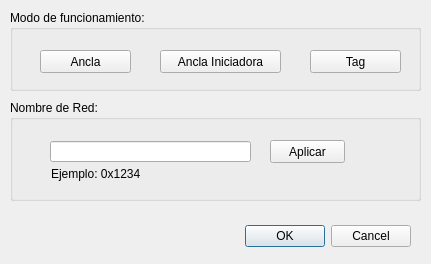
<?xml version="1.0" encoding="UTF-8"?>
<ui version="4.0">
 <class>Dialog_deviceconfig</class>
 <widget class="QDialog" name="Dialog_deviceconfig">
  <property name="geometry">
   <rect>
    <x>0</x>
    <y>0</y>
    <width>431</width>
    <height>264</height>
   </rect>
  </property>
  <property name="windowTitle">
   <string>Dialog</string>
  </property>
  <widget class="QDialogButtonBox" name="buttonBox">
   <property name="geometry">
    <rect>
     <x>70</x>
     <y>220</y>
     <width>341</width>
     <height>32</height>
    </rect>
   </property>
   <property name="orientation">
    <enum>Qt::Horizontal</enum>
   </property>
   <property name="standardButtons">
    <set>QDialogButtonBox::Cancel|QDialogButtonBox::Ok</set>
   </property>
  </widget>
  <widget class="QGroupBox" name="groupBox">
   <property name="geometry">
    <rect>
     <x>10</x>
     <y>10</y>
     <width>411</width>
     <height>81</height>
    </rect>
   </property>
   <property name="title">
    <string>Modo de funcionamiento:</string>
   </property>
   <widget class="QPushButton" name="pushButton">
    <property name="geometry">
     <rect>
      <x>30</x>
      <y>40</y>
      <width>91</width>
      <height>23</height>
     </rect>
    </property>
    <property name="text">
     <string>Ancla</string>
    </property>
   </widget>
   <widget class="QPushButton" name="pushButton_2">
    <property name="geometry">
     <rect>
      <x>150</x>
      <y>40</y>
      <width>121</width>
      <height>23</height>
     </rect>
    </property>
    <property name="text">
     <string>Ancla Iniciadora</string>
    </property>
   </widget>
   <widget class="QPushButton" name="pushButton_3">
    <property name="geometry">
     <rect>
      <x>300</x>
      <y>40</y>
      <width>91</width>
      <height>23</height>
     </rect>
    </property>
    <property name="text">
     <string>Tag</string>
    </property>
   </widget>
  </widget>
  <widget class="QGroupBox" name="groupBox_2">
   <property name="geometry">
    <rect>
     <x>10</x>
     <y>100</y>
     <width>411</width>
     <height>101</height>
    </rect>
   </property>
   <property name="title">
    <string>Nombre de Red:</string>
   </property>
   <widget class="QLineEdit" name="lineEdit">
    <property name="geometry">
     <rect>
      <x>40</x>
      <y>41</y>
      <width>201</width>
      <height>21</height>
     </rect>
    </property>
    <property name="text">
     <string/>
    </property>
   </widget>
   <widget class="QPushButton" name="pushButton_4">
    <property name="geometry">
     <rect>
      <x>260</x>
      <y>40</y>
      <width>75</width>
      <height>23</height>
     </rect>
    </property>
    <property name="text">
     <string>Aplicar</string>
    </property>
   </widget>
   <widget class="QLabel" name="label">
    <property name="geometry">
     <rect>
      <x>41</x>
      <y>66</y>
      <width>111</width>
      <height>16</height>
     </rect>
    </property>
    <property name="text">
     <string>Ejemplo: 0x1234</string>
    </property>
   </widget>
   <widget class="QLabel" name="label_2">
    <property name="geometry">
     <rect>
      <x>170</x>
      <y>67</y>
      <width>101</width>
      <height>16</height>
     </rect>
    </property>
    <property name="font">
     <font>
      <bold>true</bold>
     </font>
    </property>
    <property name="text">
     <string/>
    </property>
   </widget>
  </widget>
 </widget>
 <resources/>
 <connections>
  <connection>
   <sender>buttonBox</sender>
   <signal>accepted()</signal>
   <receiver>Dialog_deviceconfig</receiver>
   <slot>accept()</slot>
   <hints>
    <hint type="sourcelabel">
     <x>248</x>
     <y>254</y>
    </hint>
    <hint type="destinationlabel">
     <x>157</x>
     <y>274</y>
    </hint>
   </hints>
  </connection>
  <connection>
   <sender>buttonBox</sender>
   <signal>rejected()</signal>
   <receiver>Dialog_deviceconfig</receiver>
   <slot>reject()</slot>
   <hints>
    <hint type="sourcelabel">
     <x>316</x>
     <y>260</y>
    </hint>
    <hint type="destinationlabel">
     <x>286</x>
     <y>274</y>
    </hint>
   </hints>
  </connection>
 </connections>
</ui>
